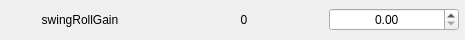
                      <widget class="QFrame" name="frame_65">
                       <property name="minimumSize">
                        <size>
                         <width>465</width>
                         <height>40</height>
                        </size>
                       </property>
                       <property name="maximumSize">
                        <size>
                         <width>465</width>
                         <height>40</height>
                        </size>
                       </property>
                       <property name="frameShape">
                        <enum>QFrame::NoFrame</enum>
                       </property>
                       <property name="frameShadow">
                        <enum>QFrame::Sunken</enum>
                       </property>
                       <layout class="QHBoxLayout" name="horizontalLayout_67">
                        <property name="spacing">
                         <number>5</number>
                        </property>
                        <property name="leftMargin">
                         <number>0</number>
                        </property>
                        <property name="topMargin">
                         <number>0</number>
                        </property>
                        <property name="rightMargin">
                         <number>5</number>
                        </property>
                        <property name="bottomMargin">
                         <number>0</number>
                        </property>
                        <item>
                         <widget class="QLabel" name="label_133">
                          <property name="minimumSize">
                           <size>
                            <width>158</width>
                            <height>0</height>
                           </size>
                          </property>
                          <property name="maximumSize">
                           <size>
                            <width>158</width>
                            <height>16777215</height>
                           </size>
                          </property>
                          <property name="text">
                           <string>swingRollGain</string>
                          </property>
                          <property name="alignment">
                           <set>Qt::AlignCenter</set>
                          </property>
                         </widget>
                        </item>
                        <item>
                         <widget class="QLabel" name="label_134">
                          <property name="minimumSize">
                           <size>
                            <width>158</width>
                            <height>0</height>
                           </size>
                          </property>
                          <property name="maximumSize">
                           <size>
                            <width>158</width>
                            <height>16777215</height>
                           </size>
                          </property>
                          <property name="text">
                           <string>0</string>
                          </property>
                          <property name="alignment">
                           <set>Qt::AlignCenter</set>
                          </property>
                         </widget>
                        </item>
                        <item>
                         <widget class="QDoubleSpinBox" name="doubleSpinBox_64">
                          <property name="minimumSize">
                           <size>
                            <width>130</width>
                            <height>0</height>
                           </size>
                          </property>
                          <property name="maximumSize">
                           <size>
                            <width>130</width>
                            <height>16777215</height>
                           </size>
                          </property>
                          <property name="styleSheet">
                           <string notr="true"/>
                          </property>
                          <property name="alignment">
                           <set>Qt::AlignCenter</set>
                          </property>
                         </widget>
                        </item>
                       </layout>
                      </widget>
